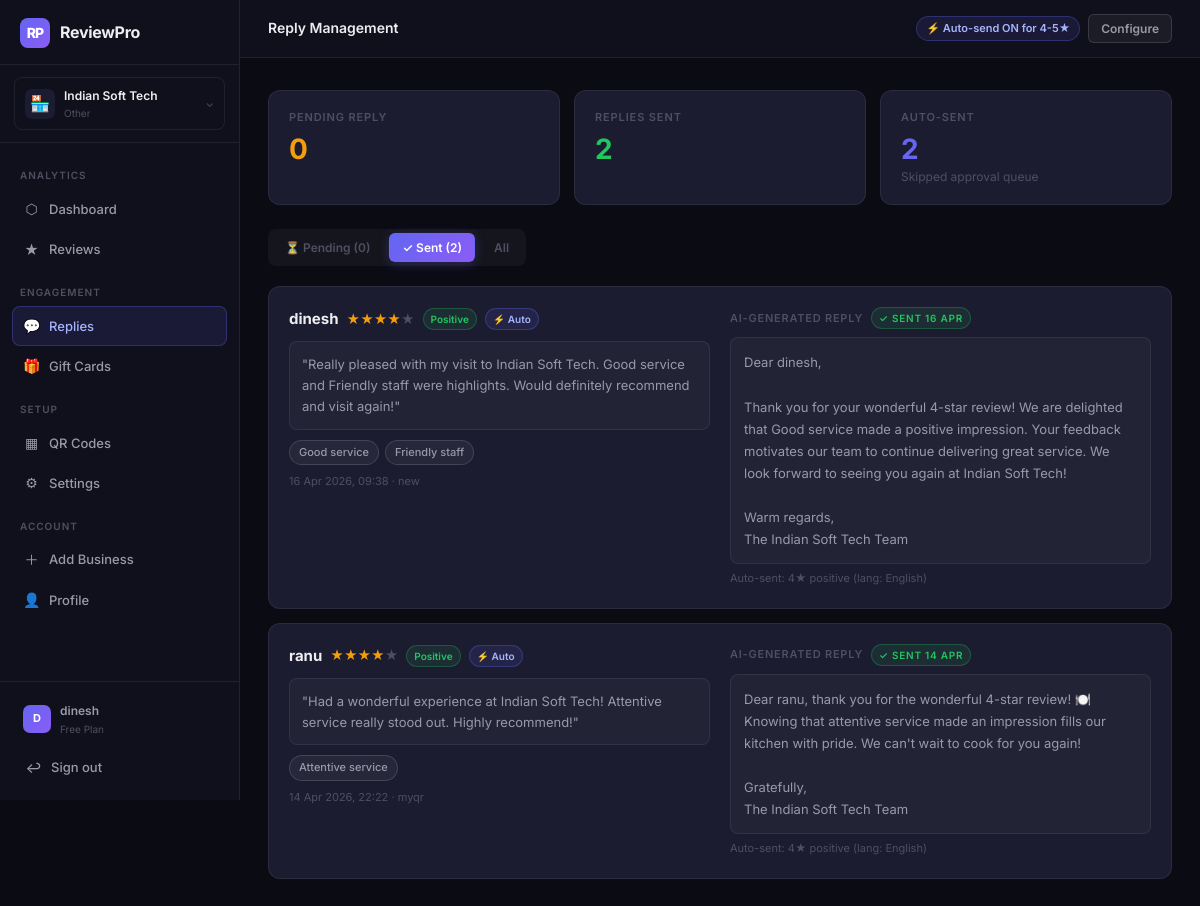
Screenshot of /dashboard/indian-soft-tech/replies/?f=sent (signed in) with the database file from the repository.
### businesses/models.py (models this page shows, shortened)
class Business(models.Model):
    id = models.UUIDField(primary_key=True, default=uuid.uuid4, editable=False)
    owner = models.ForeignKey(settings.AUTH_USER_MODEL, on_delete=models.CASCADE, related_name='businesses')
    name = models.CharField(max_length=200)
    slug = models.SlugField(max_length=220, unique=True, blank=True)
    category = models.CharField(max_length=50, choices=CATEGORY_CHOICES, default='Restaurant')
    address = models.CharField(max_length=300, blank=True)
    city = models.CharField(max_length=100, blank=True)
    phone = models.CharField(max_length=30, blank=True)
    email = models.EmailField(blank=True)
    website = models.URLField(blank=True)
    logo_emoji = models.CharField(max_length=10, default='🏪')
    primary_color = models.CharField(max_length=7, default='#6366f1')
    google_place_id = models.CharField(max_length=300, blank=True)
    google_access_token = models.TextField(blank=True)
    google_refresh_token = models.TextField(blank=True)
    auto_send_positive_replies = models.BooleanField(default=True)
    min_rating_for_gift = models.IntegerField(default=4)
    is_active = models.BooleanField(default=True)
    created_at = models.DateTimeField(auto_now_add=True)
    updated_at = models.DateTimeField(auto_now=True)
    class Meta:
        ordering = ['-created_at']
        verbose_name_plural = 'Businesses'

class QRCode(models.Model):
    id = models.UUIDField(primary_key=True, default=uuid.uuid4, editable=False)
    business = models.ForeignKey(Business, on_delete=models.CASCADE, related_name='qr_codes')
    label = models.CharField(max_length=100, default='Main Entrance')
    token = models.CharField(max_length=64, default=gen_token, unique=True)
    qr_image = models.ImageField(upload_to='qrcodes/', blank=True, null=True)
    scan_count = models.IntegerField(default=0)
    is_active = models.BooleanField(default=True)
    created_at = models.DateTimeField(auto_now_add=True)
    class Meta:
        ordering = ['-created_at']

### accounts/models.py (models this page shows, shortened)
class User(AbstractUser):
    id = models.UUIDField(primary_key=True, default=uuid.uuid4, editable=False)
    email = models.EmailField(unique=True)
    full_name = models.CharField(max_length=200, blank=True)
    avatar_initials = models.CharField(max_length=3, blank=True)
    plan = models.CharField(max_length=20, default='free', choices=[('free','Free'),('pro','Pro'),('enterprise','Enterprise')])
    email_verified = models.BooleanField(default=False)
    onboarding_done = models.BooleanField(default=False)
    created_at = models.DateTimeField(auto_now_add=True)
    USERNAME_FIELD = 'email'
    REQUIRED_FIELDS = ['username']
    @property
    def display_name(self):
        return self.full_name or self.email.split('@')[0]

### reviews/models.py (models this page shows, shortened)
class Review(models.Model):
    id = models.UUIDField(primary_key=True, default=uuid.uuid4, editable=False)
    business = models.ForeignKey(Business, on_delete=models.CASCADE, related_name='reviews')
    qr_code = models.ForeignKey(QRCode, on_delete=models.SET_NULL, null=True, blank=True)
    reviewer_name = models.CharField(max_length=100, blank=True)
    reviewer_email = models.CharField(max_length=200, blank=True)
    rating = models.IntegerField()
    review_text = models.TextField()
    selected_chips = models.JSONField(default=list)
    sentiment = models.CharField(max_length=20, choices=SENTIMENT_CHOICES)
    sentiment_score = models.FloatField(default=0.0)
    detected_language = models.CharField(max_length=60, default='English')
    status = models.CharField(max_length=20, choices=STATUS_CHOICES, default='pending')
    is_verified = models.BooleanField(default=False)
    posted_to_google = models.BooleanField(default=False)
    gift_issued = models.ForeignKey(GiftCard, on_delete=models.SET_NULL, null=True, blank=True)
    gift_claim_token = models.CharField(max_length=64, default=gen_token, unique=True)
    gift_claimed = models.BooleanField(default=False)
    gift_claimed_at = models.DateTimeField(null=True, blank=True)
    auto_reply_text = models.TextField(blank=True)
    reply_edited_text = models.TextField(blank=True)
    reply_approved = models.BooleanField(default=False)
    auto_reply_sent = models.BooleanField(default=False)
    auto_reply_sent_at = models.DateTimeField(null=True, blank=True)
    reply_auto_sent_reason = models.CharField(max_length=150, blank=True)
    ip_address = models.GenericIPAddressField(null=True, blank=True)
    created_at = models.DateTimeField(auto_now_add=True)
    class Meta:
        ordering = ['-created_at']
    @property
    def star_range(self):
        return range(self.rating)
    @property
    def empty_star_range(self):
        return range(5 - self.rating)

### reviews/views.py (the view)
# urls.py: path('dashboard/<slug:slug>/replies/',   rv.replies_list,    name='replies_list'),
@login_required
def replies_list(request, slug):
    business = get_object_or_404(Business, slug=slug, owner=request.user)
    qs = Review.objects.filter(business=business, is_verified=True)
    f = request.GET.get('f', 'pending')
    if f == 'pending': fqs = qs.filter(auto_reply_sent=False)
    elif f == 'sent': fqs = qs.filter(auto_reply_sent=True)
    else: fqs = qs
    paginator = Paginator(fqs, 15)
    page = paginator.get_page(request.GET.get('page', 1))
    return render(request, 'dashboard/replies.html', {
        'business': business, 'active': 'replies',
        'reviews': page, 'filter': f,
        'pending_count': qs.filter(auto_reply_sent=False).count(),
        'sent_count': qs.filter(auto_reply_sent=True).count(),
        'auto_count': qs.filter(auto_reply_sent=True).exclude(reply_auto_sent_reason='').count(),
        'pending_reply_count': qs.filter(auto_reply_sent=False).count(),
    })

### templates/dashboard/replies.html (shortened to what this page needs)
{% extends "base.html" %}
{% block topbar_title %}Reply Management{% endblock %}
{% block topbar_actions %}
  {% if business.auto_send_positive_replies %}
  <span class="badge badge-purple">⚡ Auto-send ON for 4-5★</span>
  {% else %}
  <span class="badge badge-amber">Auto-send OFF</span>
  {% endif %}
  <a href="{% url 'settings_page' slug=business.slug %}" class="btn btn-secondary btn-sm">Configure</a>
{% endblock %}
{% block content %}
<div class="stats-grid" style="grid-template-columns:repeat(3,1fr);margin-bottom:24px">
  <div class="stat-card c-amber">
    <div class="stat-label">Pending Reply</div>
    <div class="stat-value">{{ pending_count }}</div>
  </div>
  <div class="stat-card c-green">
    <div class="stat-label">Replies Sent</div>
    <div class="stat-value">{{ sent_count }}</div>
  </div>
  <div class="stat-card c-purple">
    <div class="stat-label">Auto-Sent</div>
    <div class="stat-value">{{ auto_count }}</div>
    <div class="stat-delta">Skipped approval queue</div>
  </div>
</div>
<div style="display:flex;gap:6px;margin-bottom:20px;background:rgba(255,255,255,.04);padding:4px;border-radius:var(--r2);width:fit-content">
  <a href="?f=pending" class="btn btn-sm {% if filter == 'pending' %}btn-primary{% else %}btn-ghost{% endif %}">⏳ Pending ({{ pending_count }})</a>
  <a href="?f=sent"    class="btn btn-sm {% if filter == 'sent'    %}btn-primary{% else %}btn-ghost{% endif %}">✓ Sent ({{ sent_count }})</a>
  <a href="?f=all"     class="btn btn-sm {% if filter == 'all'     %}btn-primary{% else %}btn-ghost{% endif %}">All</a>
</div>
{% for r in reviews %}
<div class="card" style="margin-bottom:14px" id="reply-card-{{ r.id }}">
  <div class="grid-2" style="gap:20px;align-items:start">
    <div>
      <div style="display:flex;align-items:center;gap:8px;margin-bottom:10px;flex-wrap:wrap">
        <span style="font-size:15px;font-weight:700;color:var(--text)">{{ r.reviewer_name|default:"Anonymous" }}</span>
        <span style="color:var(--amber);font-size:13px">{% for i in r.star_range %}★{% endfor %}{% for i in r.empty_star_range %}<span style="color:var(--text3)">★</span>{% endfor %}</span>
        <span class="badge badge-sm {% if r.sentiment == 'positive' %}badge-green{% elif r.sentiment == 'negative' %}badge-red{% else %}badge-amber{% endif %}">{{ r.get_sentiment_display }}</span>
        {% if r.reply_auto_sent_reason %}<span class="badge badge-sm badge-purple">⚡ Auto</span>{% endif %}
      </div>
      <p style="font-size:13px;color:var(--text2);line-height:1.6;margin-bottom:10px;padding:12px;background:rgba(255,255,255,.03);border:1px solid var(--border);border-radius:var(--r2)">"{{ r.review_text }}"</p>
      {% if r.selected_chips %}
      <div class="chips" style="margin-bottom:8px">
        {% for chip in r.selected_chips %}
        <span class="chip readonly" style="font-size:11px;padding:3px 9px">{{ chip }}</span>
        {% endfor %}
      </div>
      {% endif %}
      <div style="font-size:11px;color:var(--text3)">{{ r.created_at|date:"d M Y, H:i" }} · {{ r.qr_code.label|default:"Direct" }}</div>
    </div>
    <div>
      <div style="font-size:11px;font-weight:600;color:var(--text3);text-transform:uppercase;letter-spacing:.07em;margin-bottom:8px;display:flex;align-items:center;gap:8px">
        AI-Generated Reply
        {% if r.auto_reply_sent %}
        <span class="badge badge-sm badge-green">✓ Sent {{ r.auto_reply_sent_at|date:"d M" }}</span>
        {% endif %}
      </div>
      {% if not r.auto_reply_sent %}
      <textarea class="form-control" id="ta-{{ r.id }}" rows="6" style="font-size:13px;line-height:1.6;margin-bottom:10px;font-family:inherit">{{ r.reply_edited_text|default:r.auto_reply_text }}</textarea>
      <div style="display:flex;gap:7px;flex-wrap:wrap">
        <button class="btn btn-success btn-sm" onclick="sendReply('{{ r.id }}', this)">✓ Approve &amp; Send</button>
        <button class="btn btn-secondary btn-sm" onclick="saveReply('{{ r.id }}', this)">💾 Save edits</button>
        <button class="btn btn-ghost btn-sm" onclick="regenReply('{{ r.id }}', this)">⟳ Regenerate</button>
      </div>
      {% else %}
      <div style="background:rgba(255,255,255,.03);border:1px solid var(--border);border-radius:var(--r2);padding:13px;font-size:13px;color:var(--text2);line-height:1.7;white-space:pre-line">{{ r.reply_edited_text|default:r.auto_reply_text }}</div>
      {% if r.reply_auto_sent_reason %}
      <div style="font-size:11px;color:var(--text3);margin-top:6px">{{ r.reply_auto_sent_reason }}</div>
      {% endif %}
      {% endif %}
    </div>
  </div>
</div>
{% endfor %}
{% endblock %}

### templates/base.html (shortened to what this page needs)
{% load static humanize %}<!DOCTYPE html>
<html lang="en">
<head>
<link rel="stylesheet" href="{% static 'css/app.css' %}">
</head>
<body>
<div class="page">
{% block sidebar %}
<aside class="sidebar">
  <a href="{% if business %}{% url 'biz_dashboard' slug=business.slug %}{% else %}/{% endif %}" class="sidebar-logo">
    <div class="logo-mark">RP</div>
    <span class="logo-text">ReviewPro</span>
  </a>
  {% if business %}
  <div class="sidebar-biz">
    <a href="{% url 'dashboard_home' %}" class="biz-pill" title="Switch business">
      <div class="biz-emoji-wrap">{{ business.logo_emoji }}</div>
      <div style="flex:1;overflow:hidden">
        <div class="biz-title">{{ business.name }}</div>
        <div class="biz-category">{{ business.category }}</div>
      </div>
      <span style="color:var(--text3);font-size:11px">⌄</span>
    </a>
  </div>
  {% endif %}
  <nav class="sidebar-nav">
    {% if business %}
    <div class="nav-label">Analytics</div>
    <a href="{% url 'biz_dashboard' slug=business.slug %}" class="nav-item {% if active == 'dashboard' %}active{% endif %}">
      <span class="ni-icon">⬡</span> Dashboard
    </a>
    <a href="{% url 'reviews_list' slug=business.slug %}" class="nav-item {% if active == 'reviews' %}active{% endif %}">
      <span class="ni-icon">★</span> Reviews
    </a>
    <div class="nav-label">Engagement</div>
    <a href="{% url 'replies_list' slug=business.slug %}" class="nav-item {% if active == 'replies' %}active{% endif %}">
      <span class="ni-icon">💬</span> Replies
    </a>
    <a href="{% url 'gifts_page' slug=business.slug %}" class="nav-item {% if active == 'gifts' %}active{% endif %}">
      <span class="ni-icon">🎁</span> Gift Cards
    </a>
    <div class="nav-label">Setup</div>
    <a href="{% url 'qrcodes_page' slug=business.slug %}" class="nav-item {% if active == 'qrcodes' %}active{% endif %}">
      <span class="ni-icon">▦</span> QR Codes
    </a>
    <a href="{% url 'settings_page' slug=business.slug %}" class="nav-item {% if active == 'settings' %}active{% endif %}">
      <span class="ni-icon">⚙</span> Settings
    </a>
    {% endif %}
    <div class="nav-label">Account</div>
    <a href="{% url 'business_new' %}" class="nav-item">
      <span class="ni-icon">＋</span> Add Business
    </a>
    <a href="{% url 'profile' %}" class="nav-item">
      <span class="ni-icon">👤</span> Profile
    </a>
  </nav>
  <div class="sidebar-bottom">
    <a href="{% url 'profile' %}" class="user-pill">
      <div class="u-avatar">{{ user.avatar_initials|default:user.email.0|upper }}</div>
      <div style="flex:1;overflow:hidden">
        <div class="u-name">{{ user.display_name }}</div>
        <div class="u-plan">{{ user.plan }} plan</div>
      </div>
    </a>
    <a href="{% url 'logout' %}" class="nav-item" style="margin-top:4px">
      <span class="ni-icon">↩</span> Sign out
    </a>
  </div>
</aside>
{% endblock %}
<div class="main">
  {% block topbar %}
  <header class="topbar">
    <div style="font-size:14px;font-weight:600;flex:1">{% block topbar_title %}{% endblock %}</div>
    <div style="display:flex;align-items:center;gap:8px">
      {% block topbar_actions %}{% endblock %}
    </div>
  </header>
  {% endblock %}
  <div class="content">
    <div class="content-inner">
      {% block content %}{% endblock %}
    </div>
  </div>
</div>
</div>
</body>
</html>

### rows the page displays
Business: logo_emoji "🏪", name "Indian Soft Tech", category "Other"
User: avatar_initials "D", display_name "dinesh", plan "Free"
Review: reviewer_name "dinesh", rating 4 (drawn), sentiment "Positive", shows "⚡ Auto", review_text "Really pleased with my visit to Indian Soft Tech. Good service and Friendly staff were highlights. Would definitely recommend and visit again!", selected_chips "Good service" "Friendly staff", created_at "16 Apr 2026, 09:38", qr_code.label "new", auto_reply_sent_at "16 APR", reply_edited_text "Dear dinesh, Thank you for your wonderful 4-star review! We are delighted that Good service made a positive impression. Your feedback motivates our team to continue delivering great service. We look forward to seeing you again at Indian Soft Tech! Warm regards, The Indian Soft Tech Team", reply_auto_sent_reason "Auto-sent: 4★ positive (lang: English)"
Review: reviewer_name "ranu", rating 4 (drawn), sentiment "Positive", shows "⚡ Auto", review_text "Had a wonderful experience at Indian Soft Tech! Attentive service really stood out. Highly recommend!", selected_chips "Attentive service", created_at "14 Apr 2026, 22:22", qr_code.label "myqr", auto_reply_sent_at "14 APR", reply_edited_text "Dear ranu, thank you for the wonderful 4-star review! 🍽️ Knowing that attentive service made an impression fills our kitchen with pride. We can't wait to cook for you again! Gratefully, The Indian Soft Tech Team", reply_auto_sent_reason "Auto-sent: 4★ positive (lang: English)"

### other values shown
{{ pending_count }} "0"
{{ sent_count }} "2"
{{ auto_count }} "2"
